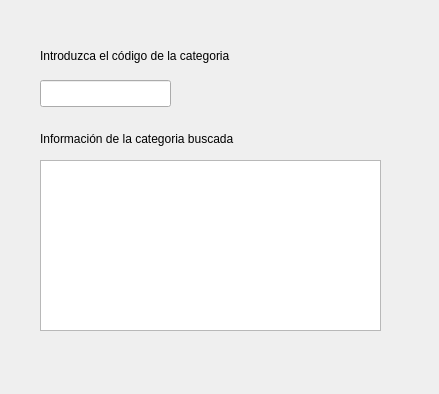
<?xml version="1.0" encoding="UTF-8"?>
<ui version="4.0">
 <class>Form</class>
 <widget class="QWidget" name="Form">
  <property name="geometry">
   <rect>
    <x>0</x>
    <y>0</y>
    <width>439</width>
    <height>394</height>
   </rect>
  </property>
  <property name="windowTitle">
   <string>Form</string>
  </property>
  <widget class="QLineEdit" name="lineEdit">
   <property name="geometry">
    <rect>
     <x>40</x>
     <y>80</y>
     <width>131</width>
     <height>27</height>
    </rect>
   </property>
  </widget>
  <widget class="QLabel" name="label">
   <property name="geometry">
    <rect>
     <x>40</x>
     <y>40</y>
     <width>271</width>
     <height>31</height>
    </rect>
   </property>
   <property name="text">
    <string>Introduzca el código de la categoria</string>
   </property>
  </widget>
  <widget class="QLabel" name="label_2">
   <property name="geometry">
    <rect>
     <x>40</x>
     <y>130</y>
     <width>281</width>
     <height>17</height>
    </rect>
   </property>
   <property name="text">
    <string>Información de la categoria buscada</string>
   </property>
  </widget>
  <widget class="QTextBrowser" name="textBrowser">
   <property name="geometry">
    <rect>
     <x>40</x>
     <y>160</y>
     <width>341</width>
     <height>171</height>
    </rect>
   </property>
  </widget>
 </widget>
 <resources/>
 <connections/>
</ui>
